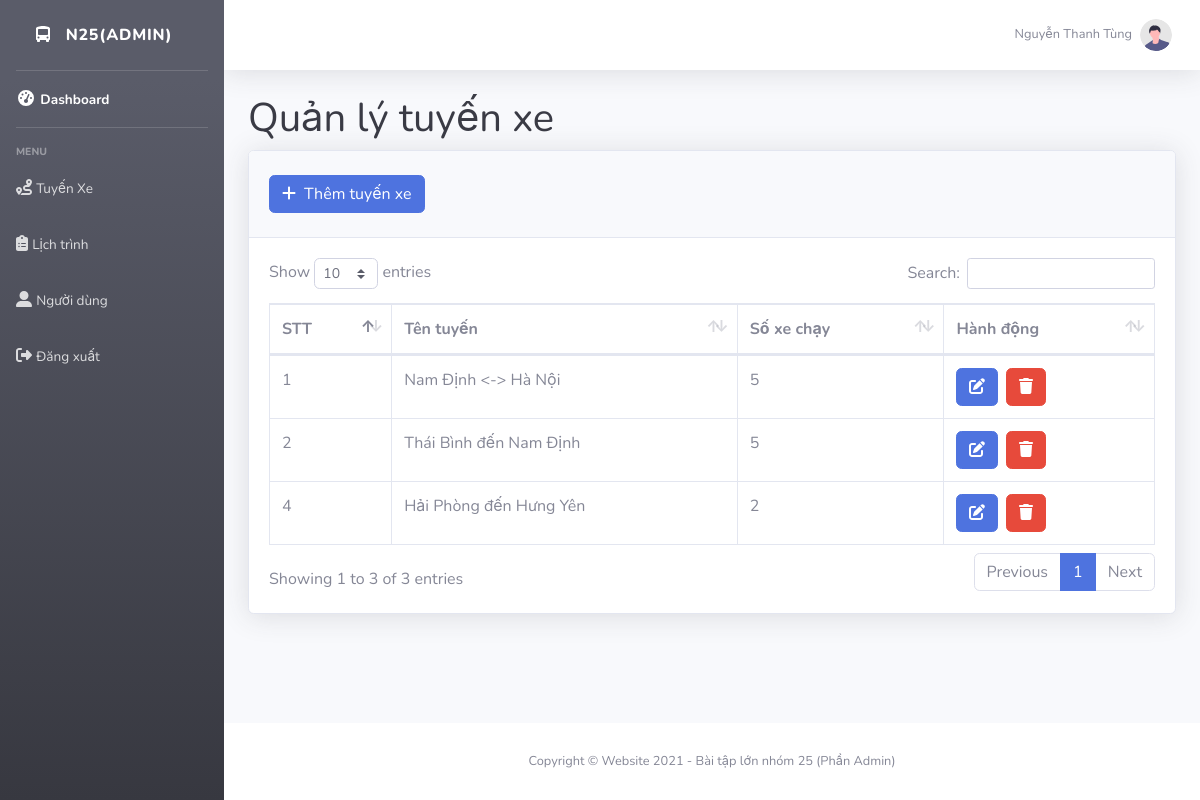
The page /admin/index.php?controller=route&action=home (signed in) on the database as committed earlier.
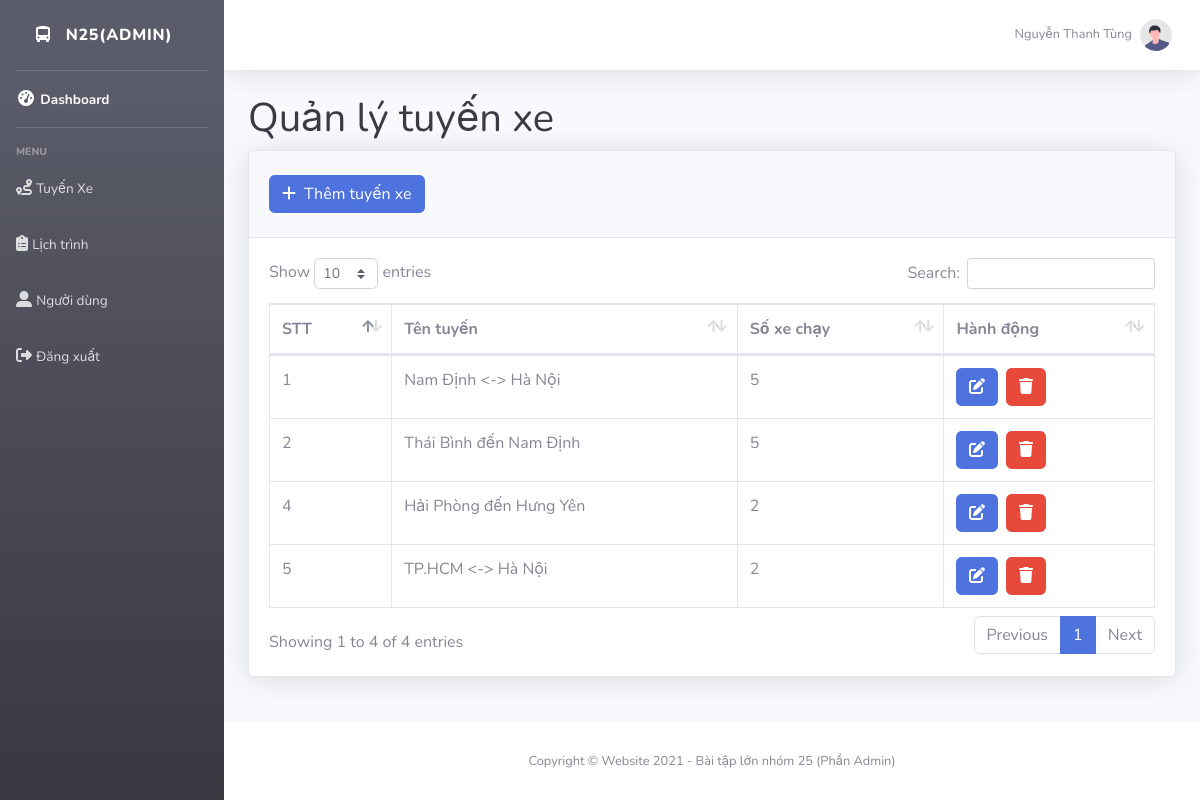
The same page on the database as committed later.
### tables this page shows
CREATE TABLE `bus_route` (
  `id` int(11) NOT NULL,
  `routeName` varchar(255) NOT NULL,
  `totalBus` int(11) NOT NULL
);

### admin/routes.php (called while the page is built, shortened)
<?php
$controller = new $kclass;
$controller->$action();
?>

### admin/index.php (called while the page is built, shortened)
<?php require_once "../admin/routes.php"; ?>

### admin/models/routemodel.php (called while the page is built, shortened)
<?php
class RouteModel
{
	function __construct($id, $routeName, $totalBus){
		$this->id = $id;
		$this->routeName = $routeName;
		$this->totalBus = $totalBus;
	}
	static function selected(){
		$list = [];
		$db = DB::getInstance();
		$query = $db->query('SELECT * FROM bus_route');
		foreach ($query->fetchAll() as $item) {
			$list[] =  new RouteModel($item['id'],$item['routeName'],$item['totalBus']);
		}
		return $list;
	}
}
?>

### admin/views/routes/route.php (the view, shortened to what this page needs)
<div class="container-fluid">
    <h1 class="h1 mb-2 text-gray-900">Quản lý tuyến xe</h1>
    <div class="card shadow mb-4">
        <div class="card-header py-3">
            <h6 class="m-0 font-weight-bold text-primary"><a href="#"><button class="btn btn-primary my-2"><i class="fas fa-plus mr-2"></i>Thêm tuyến xe</button></a></h6>
        </div>
        <div class="card-body">
            <div class="table-responsive">
                <table class="table table-bordered" id="dataTable" width="100%" cellspacing="0">
                    <thead>
                        <tr>
                            <th>STT</th>
                            <th>Tên tuyến</th>
                            <th>Số xe chạy</th>
                            <th>Hành động</th>
                        </tr>
                    </thead>
                    <tbody>
                        <?php foreach ($routes as $route) {
                            echo '<tr>';
                                echo '<td>'.$route->id.'</td>';
                                echo '<td>'.$route->routeName.'</td>';
                                echo '<td>'.$route->totalBus.'</td>';
                                echo '<td>';
                                    echo '<a class="mr-2" href="#"><button class="btn btn-primary"><i class="fas fa-edit"></i></button></a>';
                                    echo '<a href="#"><button class="btn btn-danger"><i class="fas fa-trash"></i></button></a>';
                                echo '</td>';
                            echo '</tr>';
                        } ?>
                    </tbody>
                </table>
            </div>
        </div>
    </div>
</div>

### admin/controllers/route_controller.php (shortened to what this page needs)
<?php
require_once('../admin/controllers/base_controller.php');
require_once('../admin/models/routemodel.php');
class RouteController extends BaseController
{
    public function __construct()
    {
    	$this->folder = "routes";
    }
    public function home()
    {
        $routes = RouteModel::selected();
        $data = array(
            "routes" => $routes,
        );
    	if(!empty($_SESSION['User_id']))
        {
            if (!empty($_SESSION['User_level']) && $_SESSION['User_level'] == 1) {
                $this->render("route",$data);
            }
            else{
                header("location: ../");
            }
        }else{
            echo '<script>';
            echo "location.href= '../index.php?controller=users&action=index';";
            echo '</script>';
        }
    }
}
?>

### admin/controllers/base_controller.php (shortened to what this page needs)
<?php
class BaseController{
	protected $folder;
	public function render($file,$data=[])
	{
		$view_file = '../admin/views/'.$this->folder.'/'.$file.'.php';
		if(file_exists($view_file)){
			extract($data);
			require_once($view_file);
			$content = ob_get_clean();
			require_once('../admin/views/layouts/application.php');
		}
		else{
			header('Location: index.php?controller=pages&action=error');
		}
	}
}
?>

### admin/views/layouts/header.php (shortened to what this page needs)
<!DOCTYPE html>
<html lang="en">
<head>
    <link href="../assets/admin/vendor/fontawesome-free/css/all.min.css" rel="stylesheet" type="text/css">
    <link href="../assets/admin/css/sb-admin-2.min.css" rel="stylesheet">
    <link href="../assets/css/custom.css" rel="stylesheet" />
    <link href="../assets/admin/vendor/datatables/dataTables.bootstrap4.min.css" rel="stylesheet">
</head>
<body id="page-top">
    <div id="wrapper">
       	<?php require_once("menu.php"); ?>
		<div id="content-wrapper" class="d-flex flex-column">
            <div id="content">
    			<nav class="navbar navbar-expand navbar-light bg-white topbar mb-4 static-top shadow">
    			    <ul class="navbar-nav ml-auto">
                        <li class="nav-item dropdown no-arrow">
                            <a class="nav-link dropdown-toggle" href="#" id="userDropdown" role="button"
                                data-toggle="dropdown" aria-haspopup="true" aria-expanded="false">
                                <span class="mr-2 d-none d-lg-inline text-gray-600 small"><?php echo $_SESSION['User_name']?></span>
                                <img class="img-profile rounded-circle"
                                    src="../assets/admin/img/undraw_profile.svg">
                            </a>
                        </li>
    			    </ul>
    			</nav>

### admin/views/layouts/menu.php
<ul class="navbar-nav bg-gradient-dark sidebar sidebar-dark accordion" id="accordionSidebar">
    <a class="sidebar-brand d-flex align-items-center justify-content-center" href="../">
        <div class="sidebar-brand-icon">
            <i class="fas fa-bus-alt"></i>
        </div>
        <div class="sidebar-brand-text mx-3">N25(Admin)</div>
    </a>
    <hr class="sidebar-divider my-0">
    <li class="nav-item active">
        <a class="nav-link" href="./">
            <i class="fas fa-fw fa-tachometer-alt"></i>
            <span>Dashboard</span>
        </a>
    </li>
    <hr class="sidebar-divider">
    <div class="sidebar-heading">
        Menu
    </div>
    <li class="nav-item p-l-5">
        <a class="nav-link" href="index.php?controller=route&action=home">
            <i class="fas fa-route"></i>
            <span>Tuyến Xe</span>
        </a>
    </li>
    <li class="nav-item pl-lg-0">
        <a class="nav-link" href="index.php?controller=bus&action=home">
            <i class="fas fa-clipboard-list"></i>
            <span>Lịch trình</span>
        </a>
    </li>
    <li class="nav-item p-l-0">
        <a class="nav-link" href="./">
            <i class="fas fa-user-alt"></i>
            <span>Người dùng</span>
        </a>
    </li>
    <li class="nav-item">
        <a class="nav-link" href="../index.php?controller=users&action=logout">
            <i class="fas fa-sign-out-alt"></i>
            <span>Đăng xuất</span>
        </a>
    </li>
</ul>

### admin/views/layouts/application.php
<?php
require_once("header.php");
?>
<?= @$content ?>
<?php require_once("footer.php"); ?>

### admin/views/layouts/footer.php (shortened to what this page needs)
    	</div>
            <footer class="sticky-footer bg-white">
                <div class="container my-auto">
                    <div class="copyright text-center my-auto">
                        <span>Copyright &copy; Website 2021 - Bài tập lớn nhóm 25 (Phần Admin)</span>
                    </div>
                </div>
            </footer>
        </div>
    </div>
</body>
</html>

Rows that differ between the two databases and show on the page:
added bus_route: id "5", routeName "TP.HCM <-> Hà Nội", totalBus "2"
Other text that changed with them:
text written by a page script: "Show entries Search: Showing 1 to 3 of 3 entries Previous 1 Next" → "Show entries Search: Showing 1 to 4 of 4 entries Previous 1 Next"
